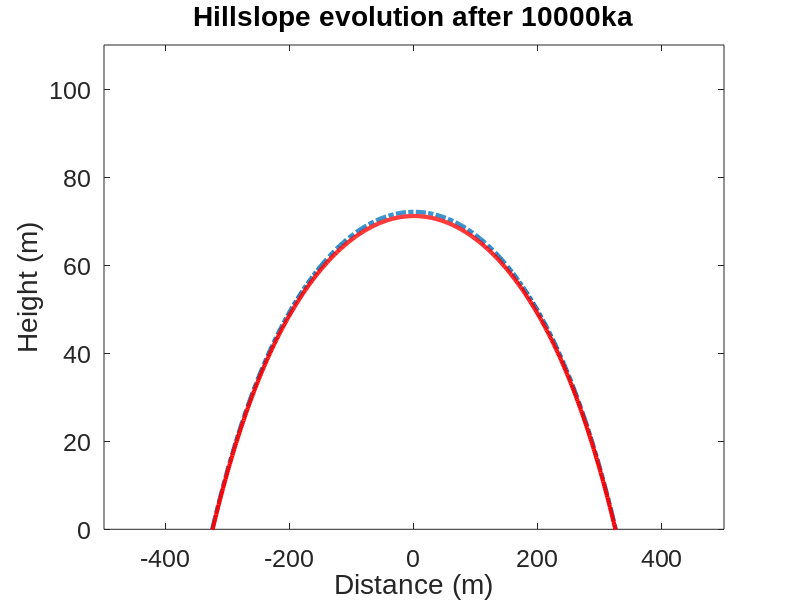

Recreate this plot in MATLAB.
%% Hillslope evolution finite difference diffusion solution
% Computer Modeling, Feb 2016, Week 4, JSB

clear all
figure(1)
clf
%% Initialize 

% Constants and variables

Rho_r = 2700; % rock density kg/m3
Rho_s = 1600; % soil density kg/m3
kappa=0.003; %m^2/yr 
k=kappa*Rho_s; % efficientcy 
edot = 4 * (10^-5); % constant channel erosion rate m/year
wdotnaught = 2 * (10^-5); % m/year initial weathering rate
Hstar = 0.4; % m

% Arrays

% time array setup
dt = 100; % time step (years)
tmax = 10000 * 1000; % max time (ka)
t = 0:dt:tmax; % time array

% distance array setup
dx = 1; % distance step (m)
L = 500; % max dist (m) % min dist (m)
x = -L:dx:L; % dist array

% Initial mobile regolith
Hnaught = 4; % H at time zero 
H = Hnaught * ones(size(x)); %initial H

% Initial topography 
zbmax = 100; % max bedrock
S = zbmax/L; % Slope of initial bedrock
zb = zbmax-(S*abs(x)); % initial bedrock topo
z = zb+H; % Initial hill slope topo

% plot animation
n=100; %number of plots
tplot = tmax/n;
time = 0;


%% RUN

imax = length(t);
% In the time loop
for i = 1:imax;
time = time+dt; % accumulated time of model
wdot = wdotnaught*exp(-(H/Hstar)); % weathering flux exponential function
dzdx = diff(z)/dx; % slope
Q = dzdx*-k; % flux inputs
Q = [Q(1) Q Q(end)]; % filling in the Q array
dQdx = diff(Q)/dx; % rate of change of flux
dHdt = ((Rho_r/Rho_s)*wdot)-((1/Rho_s)*dQdx); % rate of change of mobile regolith
H = H + (dHdt*dt); % mobile regolith height
H = max(H,0); % cannot have negative mobile regolith
zb(2:end-1) = zb(2:end-1)-(wdot(2:end-1)*dt); % change of bedrock due to weathering
zb(1)=zb(1)-(edot*dt); % fixed boundary condition channel erosion
zb(end)=zb(end)-(edot*dt); % fixed boundary condition channel erosion
z = zb+H; % hillslope topography

if (rem(t(i),tplot)==0) % decrease plotting frequency - speed up animation
figure(3)
plot(x,z,'-.','linewidth',3) % plot hill slope over time
hold on
plot(x,zb,'r','linewidth',3) % plot bedrock over time 
hold off

   xlabel('Distance (m)','fontname','arial','fontsize',21) % x label
   ylabel('Height (m)','fontname','arial','fontsize',21) % y label
   set(gca,'fontsize',18,'fontname','arial') % axes number labels
   title(['Hillslope evolution after ',num2str((time/1000)-.1),'ka']) % title - accumulates model time
   axis([-L L 0 110]) % hold axes constant
   pause(.05)

end
end




 